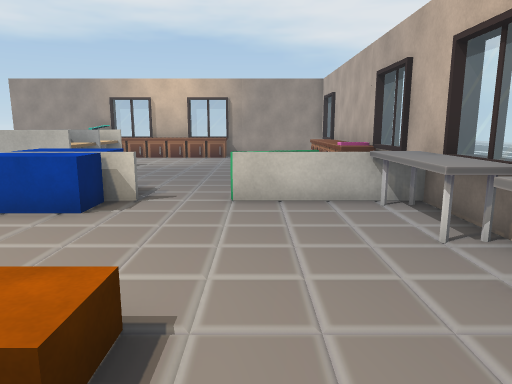
view 1 (above)

16 first-person views from a walk through a scene from a Unity 3-D project. The camera is 1.5 m above the floor, tilts 10° down and sees 70° across. The floor is counted in squares, 1 m on a side. Each view is taken from the middle of a square. On the plan, view 1 faces up. The plan holds only what a view shows up to about 16 squares ahead; the rest is blank. The place goes on beyond the plan. The player is left out. Some surface patterns are stand-ins.

view 2
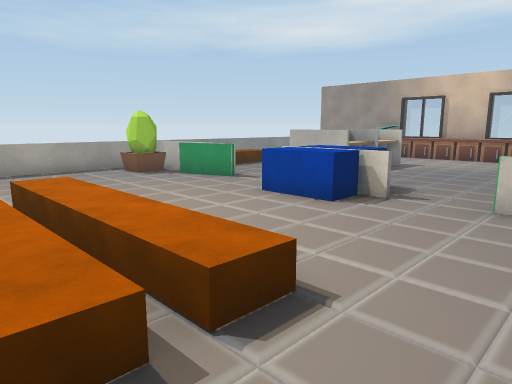

view 3
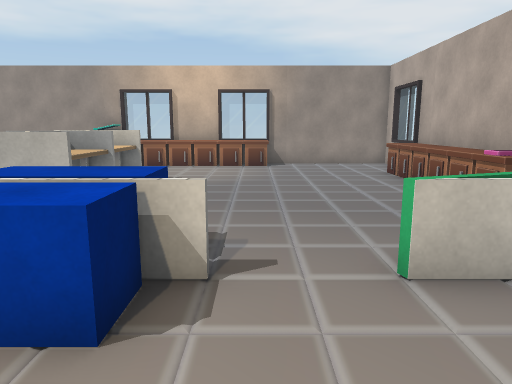

view 4
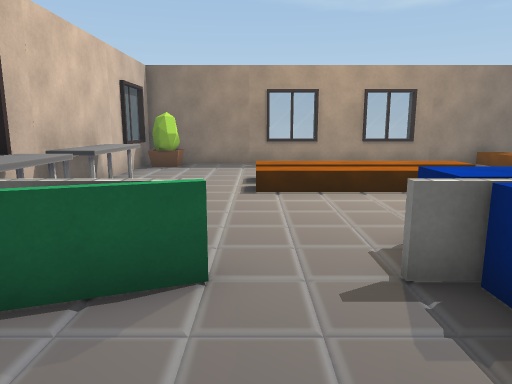

view 5
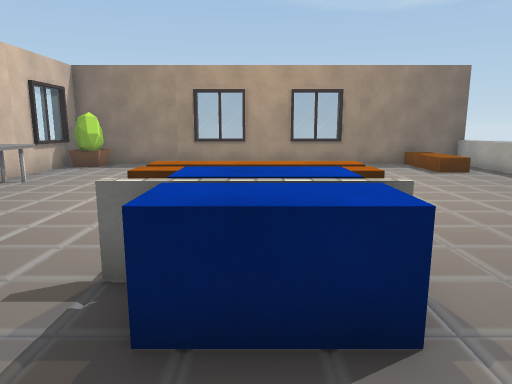

view 6
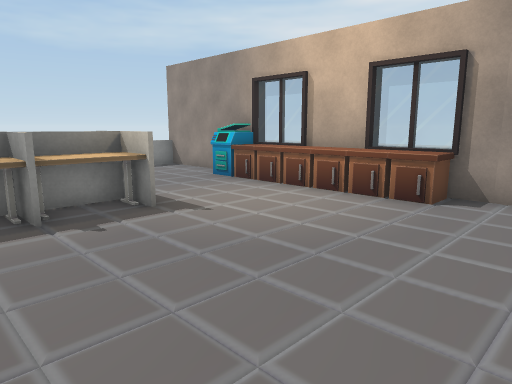

view 7
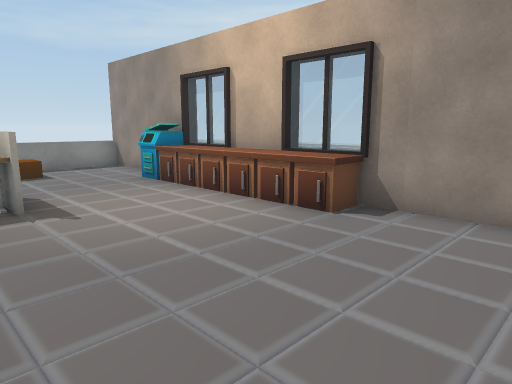

view 8
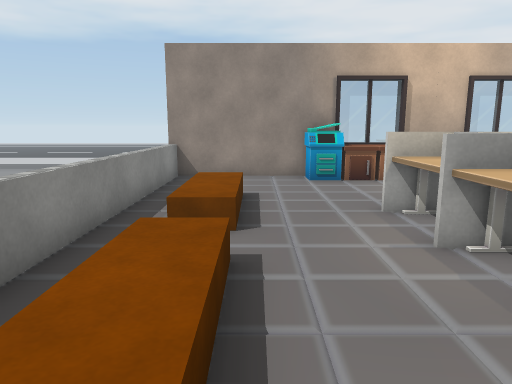

view 9
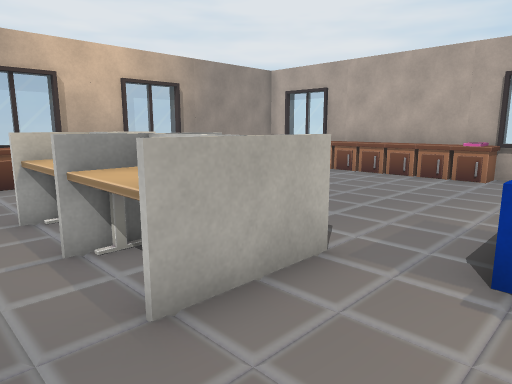

view 10
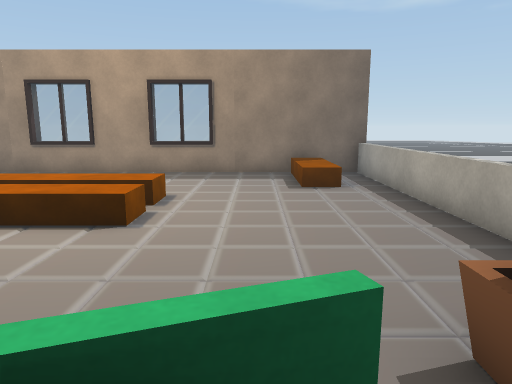

view 11
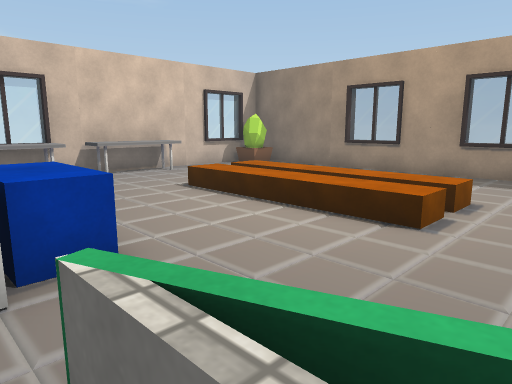

view 12
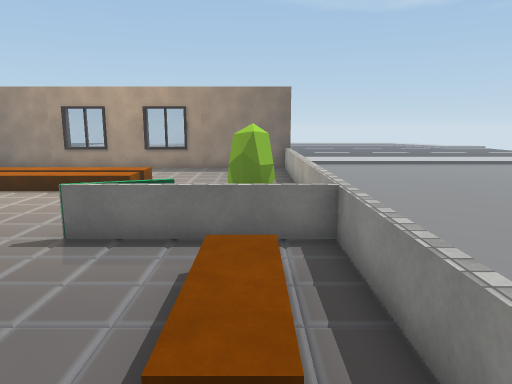

view 13
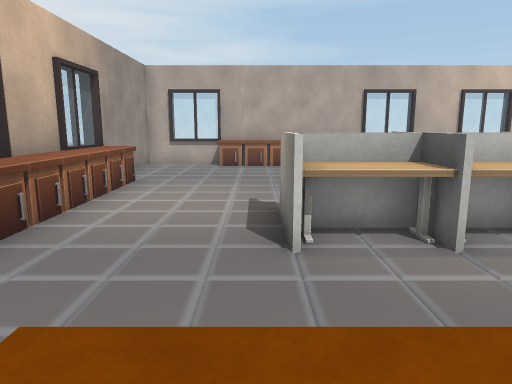

view 14
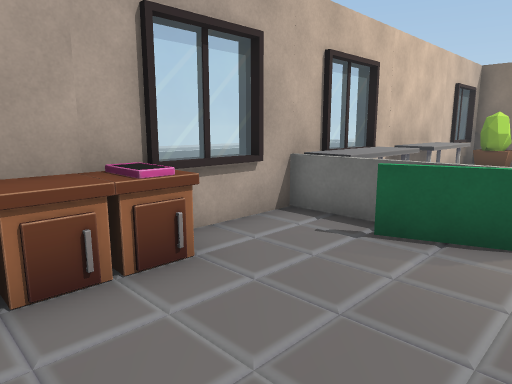

view 15
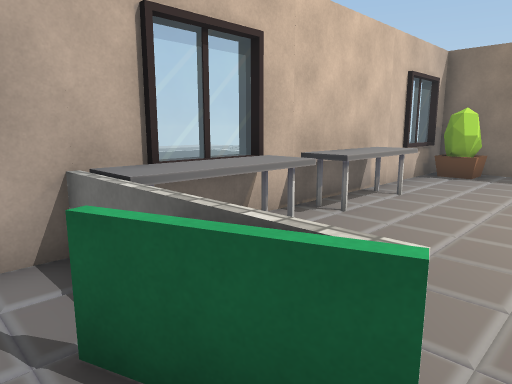

view 16
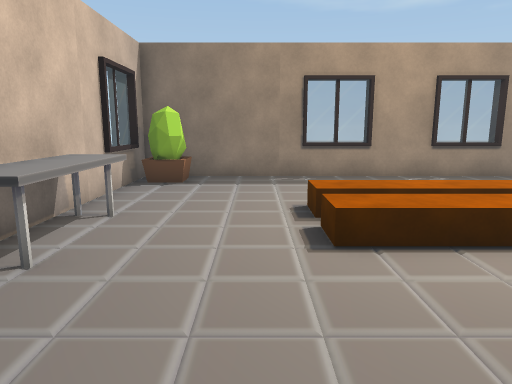

### Floor plan
Key: @ floor where view 1 was taken; # wall or solid block; . main floor; : floor 0.5 m higher than the main floor; / step, stairs or slope; = window, fence, low wall or low ledge; E desk; P printer; O other object.
Columns run from 13 left of view 1 to 4 right of it. Each row starts with its distance up from view 1.
 20 ##################
 19 =....POOOOOO.....#
 18 =...............=#
 17 =...............##
 16 =./.............O#
 15 =.:.............O#
 14 =.:..EEEE.......O#
 13 =./..EEEE.......O#
 12 =./...EE........O#
 11 =.:..EEEE......OO#
 10 =.:.............##
  9 =./.....OO......=#
  8 ===.....OOO..===##
  7 =.O#==..OOO....EE#
  6 =.OO....OOO....EE#
  5 =..............EE#
  4 =................#
  3 =..............EE#
  2 =...../:::::/..EE#
  1 =.....///////..EE#
  0 =.....///////@...#
 -1 =.//...     .....#
 -2 =.//...     ....=#
 -3 =.//....    ...OO#
 -4 =.//..==..==...OO#
 -5 ##################

Positions as (right, up) in squares from view 1, and headings:
1: (0, 0), facing up
2: (1, 0), facing up-left
3: (-2, 4), facing up
4: (-1, 11), facing down
5: (-4, 11), facing down
6: (1, 11), facing up-left
7: (2, 13), facing up-left
8: (-10, 8), facing up
9: (-9, 8), facing up-right
10: (-9, 8), facing down
11: (-9, 8), facing down-right
12: (-11, 14), facing down
13: (-12, 15), facing right
14: (-1, 13), facing down-right
15: (-1, 9), facing down-right
16: (0, 7), facing down
